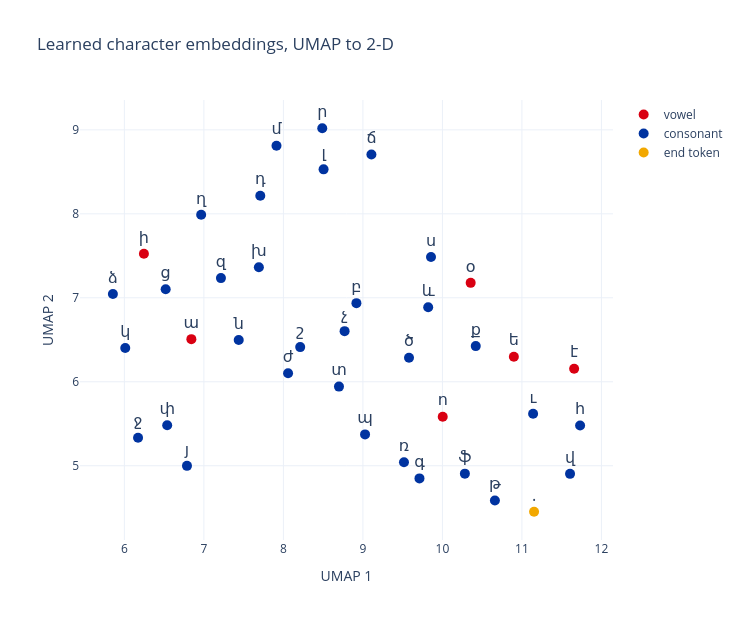

The notebook cell this image was saved under:
### Markdown cell above
**2. A 2-D map with UMAP** ([36] - your own tool from ch10). UMAP builds a neighbour graph in
the 8-D space and lays it out in 2-D so that neighbours stay neighbours. With only 39 points
we shrink its neighbourhood (`n_neighbors=8` instead of the default 15) and use cosine
distance, the same similarity as the table above.

### Code cell
# ~2 min on the instructor laptop (98-166 s measured), and none of it is the 39 points:
# importing umap also loads TensorFlow (~17 s) and numba-compiles UMAP's code (~30 s),
# and the first fit compiles more.
import warnings
from tqdm import TqdmWarning

with warnings.catch_warnings():            # umap imports tqdm, which warns that the notebook
    warnings.simplefilter("ignore", TqdmWarning)   # progress-bar widget is missing; we never use it
    import umap

xy = umap.UMAP(n_neighbors=8, min_dist=0.3, metric="cosine",
               random_state=SEED, n_jobs=1).fit_transform(E)

VOWELS = set("աեէիոօ")                  # (ը never occurs in the 689 surnames)
kind = ["end token" if itos[i] == "." else "vowel" if itos[i] in VOWELS else "consonant"
        for i in range(V)]

fig = go.Figure()
for group, color in [("vowel", RED), ("consonant", BLUE), ("end token", ORANGE)]:
    idx = [i for i in range(V) if kind[i] == group]
    fig.add_scatter(x=xy[idx, 0], y=xy[idx, 1], mode="markers+text", name=group,
                    text=[itos[i] for i in idx], textposition="top center",
                    textfont=dict(size=16), marker=dict(color=color, size=10),
                    hovertemplate="%{text}<extra></extra>")
fig.update_layout(title="Learned character embeddings, UMAP to 2-D",
                  xaxis_title="UMAP 1", yaxis_title="UMAP 2",
                  width=740, height=620, template="plotly_white")
fig.show()

### Figure 1 — Plotly figure (JSON) as saved in the notebook; plotly's stock layout.template omitted (floating-point values rounded to 4 significant figures)
{"data": [{"hovertemplate": "%{text}<extra></extra>", "marker": {"color": "#D90012", "size": 10}, "mode": "markers+text", "name": "vowel", "text": ["ա", "ե", "է", "ի", "ո", "օ"], "textfont": {"size": 16}, "textposition": "top center", "type": "scatter", "x": [6.843, 10.9, 11.66, 6.246, 10.0, 10.36], "y": [6.508, 6.299, 6.155, 7.524, 5.584, 7.178]}, {"hovertemplate": "%{text}<extra></extra>", "marker": {"color": "#0033A0", "size": 10}, "mode": "markers+text", "name": "consonant", "text": ["բ", "գ", "դ", "զ", "թ", "ժ", "լ", "խ", "ծ", "կ", "հ", "ձ", "ղ", "ճ", "մ", "յ", "ն", "շ", "չ", "պ", "ջ", "ռ", "ս", "վ", "տ", "ր", "ց", "ւ", "փ", "ք", "ֆ", "և"], "textfont": {"size": 16}, "textposition": "top center", "type": "scatter", "x": [8.919, 9.712, 7.709, 7.215, 10.66, 8.059, 8.505, 7.692, 9.58, 6.011, 11.73, 5.856, 6.966, 9.107, 7.913, 6.787, 7.438, 8.211, 8.77, 9.027, 6.172, 9.517, 9.856, 11.61, 8.699, 8.489, 6.52, 11.14, 6.539, 10.42, 10.28, 9.821], "y": [6.936, 4.849, 8.216, 7.234, 4.586, 6.102, 8.529, 7.363, 6.286, 6.402, 5.479, 7.044, 7.988, 8.707, 8.812, 4.998, 6.498, 6.413, 6.603, 5.373, 5.333, 5.041, 7.485, 4.904, 5.943, 9.019, 7.103, 5.618, 5.481, 6.425, 4.906, 6.888]}, {"hovertemplate": "%{text}<extra></extra>", "marker": {"color": "#F2A800", "size": 10}, "mode": "markers+text", "name": "end token", "text": ["."], "textfont": {"size": 16}, "textposition": "top center", "type": "scatter", "x": [11.15], "y": [4.452]}], "layout": {"height": 620, "title": {"text": "Learned character embeddings, UMAP to 2-D"}, "width": 740, "xaxis": {"title": {"text": "UMAP 1"}}, "yaxis": {"title": {"text": "UMAP 2"}}}}
